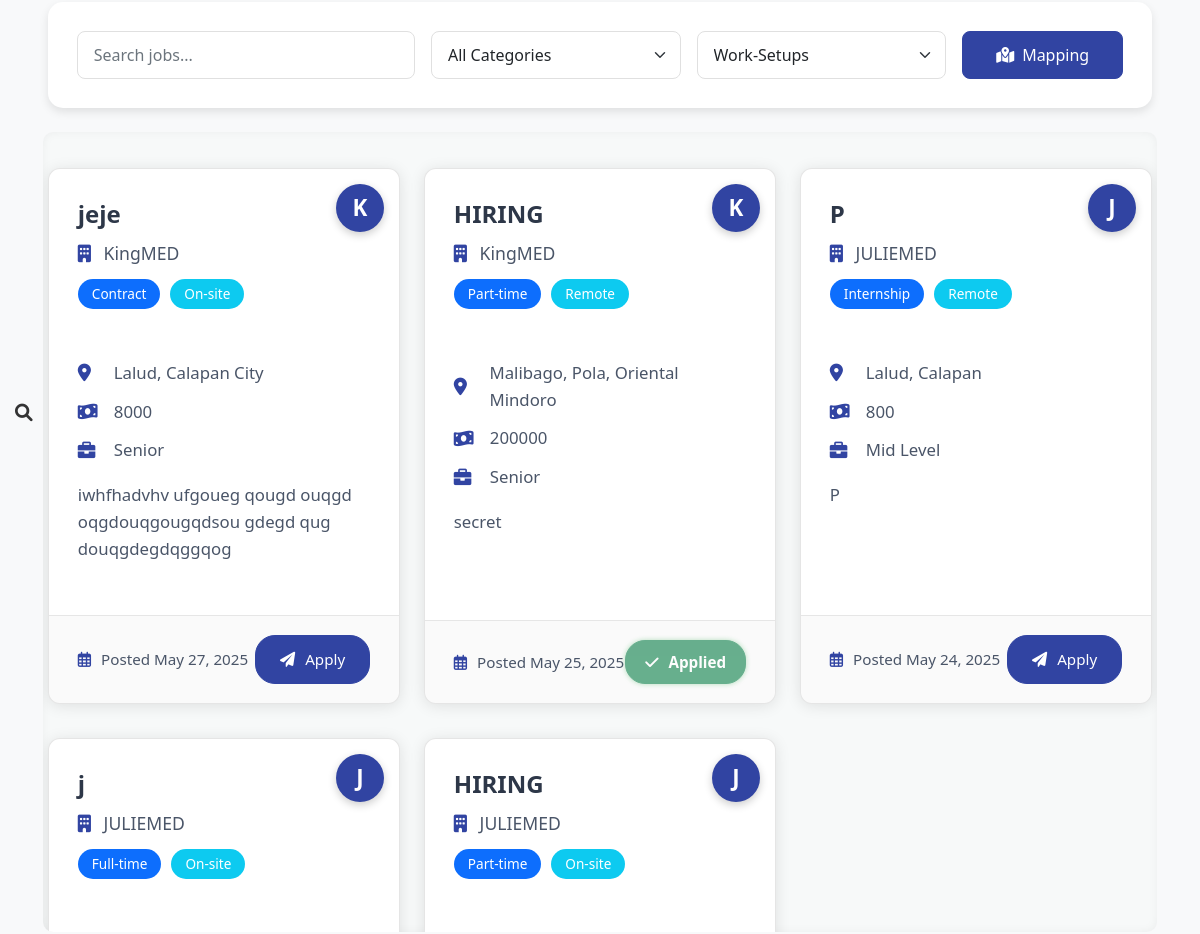
The app's page /employee/home/ (signed in, middle part), older data.
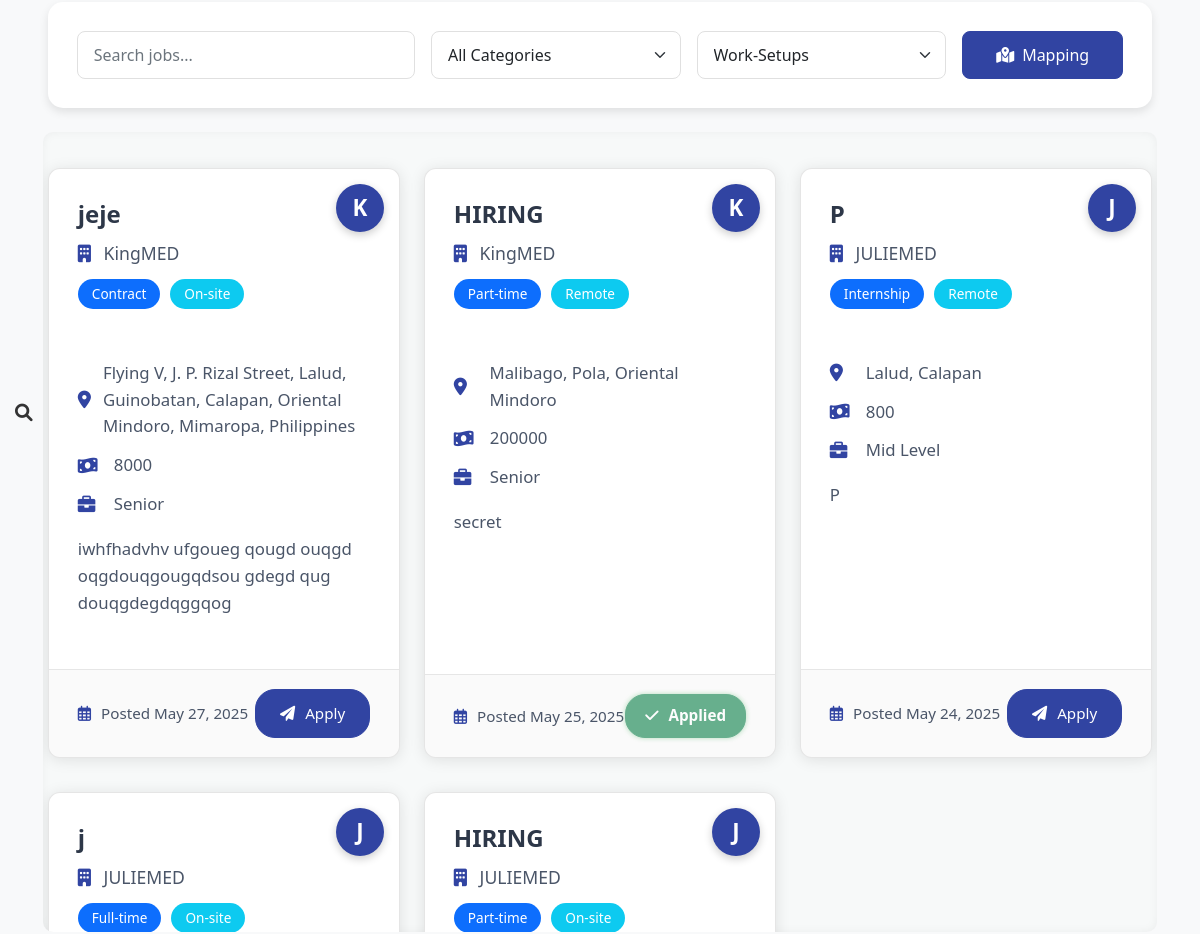
The same page, newer data.
### employer/models.py (models this page shows, shortened)
class Job(models.Model):
    WORK_SETUP_CHOICES = [
        ('On-site', 'On-site'),
        ('Hybrid', 'Hybrid'),
        ('Remote', 'Remote'),
    ]
    JOB_TYPES = [
        ('Full-time', 'Full-time'),
        ('Part-time', 'Part-time'),
        ('Contract', 'Contract'),
        ('Temporary', 'Temporary'),
        ('Internship', 'Internship'),
    ]
    EXPERIENCE_LEVELS = [
        ('Entry Level', 'Entry Level'),
        ('Junior', 'Junior'),
        ('Mid Level', 'Mid Level'),
        ('Senior', 'Senior'),
        ('Lead', 'Lead'),
        ('Expert', 'Expert'),
    ]
    STATUS_CHOICES = [
        ('Active', 'Active'),
        ('Closed', 'Closed'),
    ]
    employer = models.ForeignKey('Employer', on_delete=models.CASCADE, related_name='jobs')
    title = models.CharField(max_length=200)
    location = models.CharField(max_length=200)
    latitude = models.FloatField(null=True, blank=True)
    longitude = models.FloatField(null=True, blank=True)
    job_type = models.CharField(max_length=20, choices=JOB_TYPES)
    work_setup = models.CharField(max_length=20, choices=WORK_SETUP_CHOICES)
    description = models.TextField()
    salary_range = models.CharField(max_length=100)
    experience_level = models.CharField(max_length=20, choices=EXPERIENCE_LEVELS)
    status = models.CharField(max_length=20, choices=STATUS_CHOICES, default='active')
    created_at = models.DateTimeField(auto_now_add=True)
    updated_at = models.DateTimeField(auto_now=True)
    applications_count = models.IntegerField(default=0)
    requirements = models.TextField(blank=True, help_text='List the job requirements')
    class Meta:
        ordering = ['-created_at']

class Employer(models.Model):
    REGISTRATION_TYPE_CHOICES = [
        ('SEC', 'SEC Registration'),
        ('DTI', 'DTI Registration'),
    ]
    username = models.CharField(max_length=100, unique=True)
    email = models.EmailField(unique=True)
    password = models.CharField(max_length=128)
    company_name = models.CharField(max_length=255, blank=True)
    company_description = models.TextField(blank=True)
    company_website = models.URLField(blank=True)
    company_location = models.CharField(max_length=255, blank=True)
    latitude = models.FloatField(null=True, blank=True)
    longitude = models.FloatField(null=True, blank=True)
    industry = models.CharField(max_length=100, blank=True)
    registration_type = models.CharField(
        max_length=3,
        choices=REGISTRATION_TYPE_CHOICES,
        blank=True
    )
    business_permit = models.FileField(
        upload_to='business_permits/',
        validators=[validate_file_extension, validate_file_size],
        blank=True,
        null=True,
        help_text='Upload your business permit (PDF, JPG, JPEG, or PNG, max 10MB)'
    )
    registration_document = models.FileField(
        upload_to='registration_documents/',
        validators=[validate_file_extension, validate_file_size],
        blank=True,
        null=True,
        help_text='Upload your SEC/DTI registration document (PDF, JPG, JPEG, or PNG, max 10MB)'
    )
    registration_number = models.CharField(
        max_length=50,
        blank=True,
        help_text='Your SEC/DTI registration number'
    )
    registration_date = models.DateField(
        null=True,
        blank=True,
        help_text='Date of SEC/DTI registration'
    )
    last_login = models.DateTimeField(null=True, blank=True)
    date_joined = models.DateTimeField(default=timezone.now)
    is_active = models.BooleanField(default=True)
    is_verified = models.BooleanField(default=False)
    is_approved = models.BooleanField(default=False)
    approval_date = models.DateTimeField(null=True, blank=True)
    rejection_reason = models.TextField(blank=True, null=True)

### employee/views.py (the view)
    def wrapper(request, *args, **kwargs):
        if not request.session.get('employee_username'):
            messages.error(request, "Please login to access this page.")
            return redirect('employee_login')
        return view_func(request, *args, **kwargs)

### employee/views.py (called while the page is built)
def employee_login_required(view_func):
    def wrapper(request, *args, **kwargs):
        if not request.session.get('employee_username'):
            messages.error(request, "Please login to access this page.")
            return redirect('employee_login')
        return view_func(request, *args, **kwargs)
    return wrapper

@employee_login_required
def employee_home(request):
    employee_username = request.session.get('employee_username')
    employee = Employee.objects.filter(username=employee_username).first()
    if not employee:
        messages.error(request, "User not found.")
        return redirect('employee_login')
    jobs = Job.objects.filter(status='active').select_related('employer').order_by('-created_at')
    context = {
        'employee': employee,
        'username': employee_username,
        'jobs': jobs,
    }
    return render(request, 'employee/employee_home.html', context)

### employee/templates/employee/employee_home.html (shortened to what the changed rows need)
{% extends 'employee/base.html' %}
{% load static %}
{% block extra_css %}
<link rel="stylesheet" href="{% static 'css/employee_home.css' %}">
<link rel="stylesheet" href="https://unpkg.com/leaflet@1.9.4/dist/leaflet.css"
/>
{% endblock %}
{% block content %}
<section id="jobs" class="section">
    <div class="container-fluid px-5">
        <div id="jobsGrid">
    <div class="scrollable-jobs-container pt-3">
        <div class="row jobs-container">
            {% with total_jobs=jobs.count %}
            {% for job in jobs %}
            <div class="col-md-6 col-lg-4 mb-4">
<div class="job-card">
    <div class="company-badge"
         data-company-name="{{ job.employer.company_name }}"
         data-company-desc="{{ job.employer.company_description|truncatechars:100|default:'No description available' }}"
         data-company-location="{{ job.employer.company_location|default:'Location not specified' }}">
        <div class="company-initial">{{ job.employer.company_name|slice:":1" }}</div>
    </div>
    <div class="job-card-header">
        <h3 class="job-title">{{ job.title }}</h3>
        <div class="company-name">
            <i class="fas fa-building"></i>
            {{ job.employer.company_name }}
        </div>
        <div class="job-badges">
            <span class="badge bg-primary">{{ job.job_type }}</span>
            <span class="badge bg-info">{{ job.work_setup }}</span>
        </div>
    </div>
    <div class="job-card-body">
        <div class="job-details">
            <div class="job-detail-item">
                <i class="fas fa-map-marker-alt"></i>
                <span>{{ job.location }}</span>
            </div>
            <div class="job-detail-item">
                <i class="fas fa-money-bill-wave"></i>
                <span>{{ job.salary_range }}</span>
            </div>
            <div class="job-detail-item">
                <i class="fas fa-briefcase"></i>
                <span>{{ job.experience_level }}</span>
            </div>
        </div>
        <div class="job-description">
            {{ job.description|truncatechars:120 }}
        </div>
    </div>
    <div class="job-card-footer">
        <div class="job-posted">
            <i class="far fa-calendar-alt"></i>
            <span>Posted {{ job.created_at|date:"F d, Y" }}</span>
        </div>
        <div class="job-actions">
            <button type="button" class="btn btn-primary view-job-btn apply-now-btn"
                    data-job-id="{{ job.id }}"
                    data-job-title="{{ job.title }}"
                    data-company="{{ job.employer.company_name }}"
                    data-location="{{ job.location }}"
                    data-job-type="{{ job.job_type }}"
                    data-work-setup="{{ job.work_setup }}"
                    data-salary="{{ job.salary_range }}"
                    data-experience="{{ job.experience_level }}"
                    data-description="{{ job.description }}"
                    data-requirements="{{ job.requirements }}"
                    data-qualifications="{{ job.qualifications }}"
                    data-benefits="{{ job.benefits }}"
                    data-posted="{{ job.created_at|date:'F d, Y' }}"
                    data-applied="false">
                <i class="fas fa-paper-plane"></i> Apply
            </button>
        </div>
    </div>
</div>
            </div>
            {% empty %}
            <div class="col-12 text-center">
                <div class="alert alert-info">
                    No jobs available at the moment.
                </div>
            </div>
            {% endfor %}
            </div>
            {% endwith %}
        </div>
    </div>
</div>
</section>
{% endblock %}

Row changes from the older to the newer data that the page shows:
changed Job "jeje": location "Lalud, Calapan City" → "Flying V, J. P. Rizal Street, Lalud, Guinobatan, Calapan, Oriental Mindoro, Mimaropa, Philippines"
